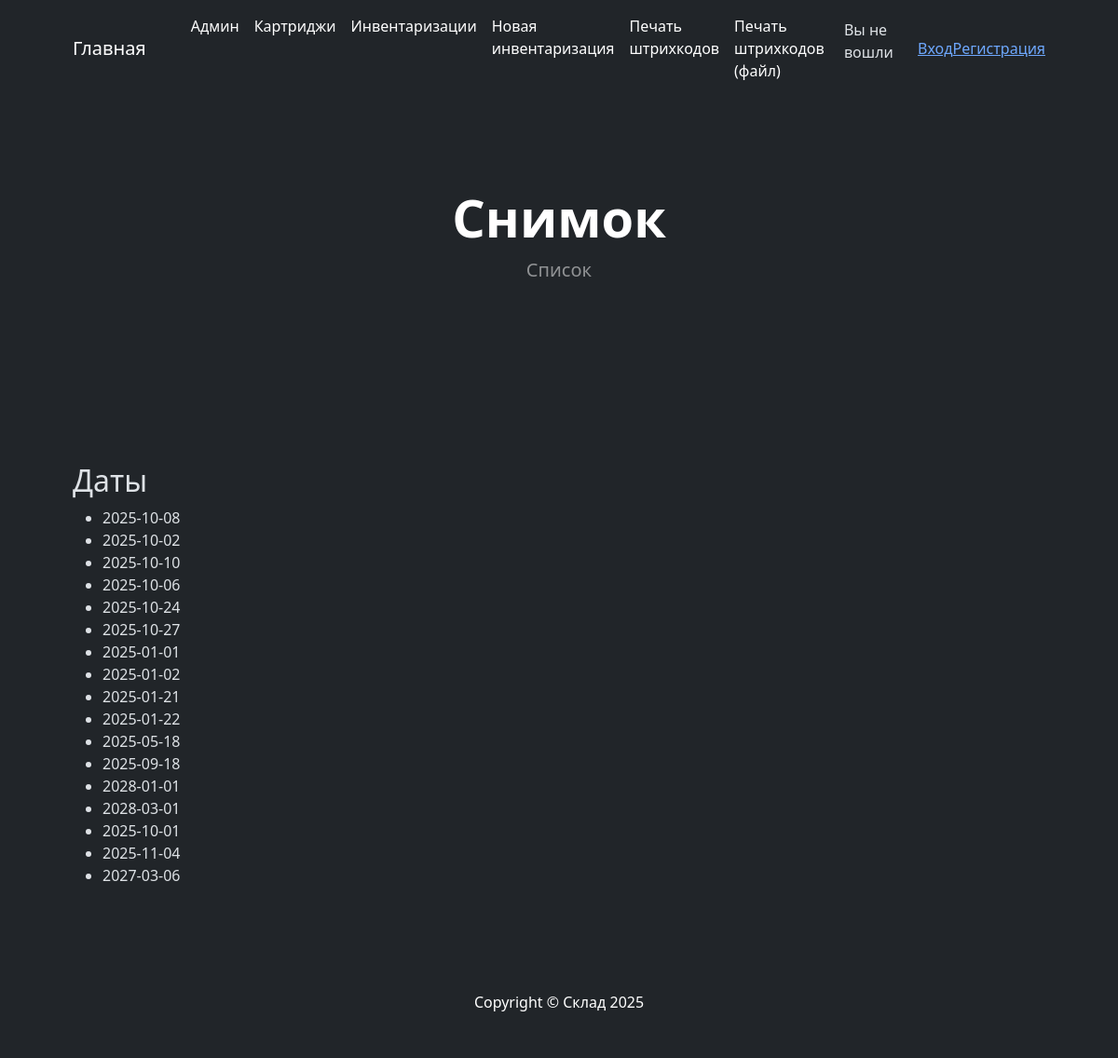
Page /storage/snapshots/ on the earlier database version.
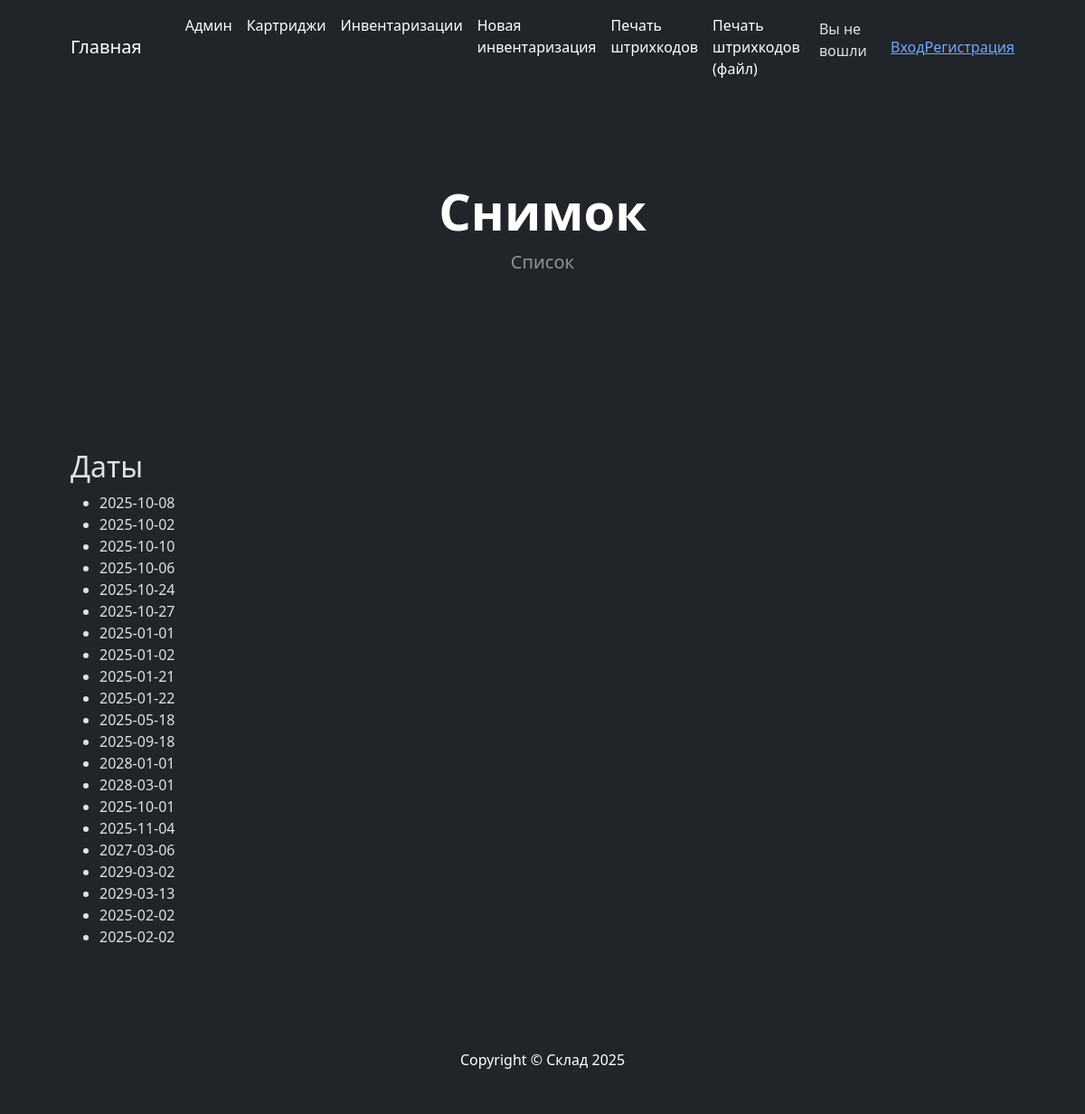
Same page on the later database version.
### storage/models.py (models this page shows, shortened)
class Snapshot(models.Model):
    dt = models.DateField(verbose_name='Дата инвентаризации', auto_created=True)
    def __str__(self):
        return self.dt.strftime('%Y-%m-%d')

### storage/views.py (the view)
# urls.py: path('snapshots/', SnapshotHomeView.as_view(), name='snapshots'),
class SnapshotHomeView(ListView):
    model = Snapshot
    queryset = Snapshot.objects.all()
    template_name = 'storage/snapshot_home.html'

### storage/templates/storage/snapshot_home.html (shortened to what this page needs)
{% extends 'base_app/main.html' %}
{% block header %}
    <div class="text-center text-white">
        <h1 class="display-4 fw-bolder">Снимок</h1>
        <p class="lead fw-normal text-white-50 mb-0">Список</p>
    </div>
{% endblock header %}
{% block body %}
    <h2>Даты</h2>
    <ul>
        {% for snapshot in object_list %}
            <li class="nav-item"><a class="nav-link active" aria-current="page" href="{% url 'storage:snapshot_detail' snapshot.pk %}">{{ snapshot }}</a></li>
        {% endfor %}
    </ul>
{% endblock body %}

### base_app/templates/base_app/main.html (shortened to what this page needs)
<!doctype html>
<html lang="ru" data-bs-theme="dark">
    <head>
        <link href="https://cdn.jsdelivr.net/npm/bootstrap-icons@1.13.1/font/bootstrap-icons.min.css" rel="stylesheet">
        <link href="https://cdn.jsdelivr.net/npm/bootstrap@5.3.8/dist/css/bootstrap.min.css" rel="stylesheet">
    </head>
    <body>
        {% block navbar %}
        <nav class="navbar navbar-expand-lg">
            <div class="container px-4 px-lg-5">
                <a class="navbar-brand" href="{% url 'base_app:index' %}">Главная</a>
                <div class="collapse navbar-collapse" id="navbarSupportedContent">
                    <ul class="navbar-nav me-auto mb-2 mb-lg-0 ms-lg-4">
                        <li class="nav-item"><a class="nav-link active" aria-current="page" href="{% url 'admin:index' %}">Админ</a></li>
                        <li class="nav-item"><a class="nav-link active" aria-current="page" href="{% url 'storage:cartridge_list' %}">Картриджи</a></li>
                        <li class="nav-item"><a class="nav-link active" aria-current="page" href="{% url 'storage:snapshots' %}">Инвентаризации</a></li>
                        <li class="nav-item"><a class="nav-link active" aria-current="page" href="{% url 'storage:snapshots_add' %}">Новая инвентаризация</a></li>
                        <li class="nav-item"><a class="nav-link active" aria-current="page" href="{% url 'storage:print_list' %}">Печать штрихкодов</a></li>
                        <li class="nav-item"><a class="nav-link active" aria-current="page" href="{% url 'storage:print_list_file' %}">Печать штрихкодов (файл)</a></li>
                    </ul>
                    {% if user.is_authenticated %}
                        <p>Hi {{ user.username }}!</p>
                        <form action="{% url 'users:logout' %}" method="post">
                            {% csrf_token %}
                            <button type="submit">Выход</button>
                        </form>
                    {% else %}
                        <p>Вы не вошли</p>
                        <a href="{% url 'users:login' %}">Вход</a>
                        <a href="{% url 'users:register' %}">Регистрация</a>
                    {% endif %}
                </div>
            </div>
        </nav>
        {% endblock navbar %}
        <header class="bg-dark py-5">
            <div class="container px-4 px-lg-5 my-5">
                <div class="text-center text-white">
                    {% block header %}{% endblock header %}
                </div>
            </div>
        </header>
        <section class="py-5">
            <div class="container px-4 px-lg-5 mt-5">
                {% block body %}{% endblock body %}
            </div>
        </section>
        <footer class="py-5 bg-dark">
            {% block footer %}
                <div class="container"><p class="m-0 text-center text-white">Copyright &copy; Склад 2025</p></div>
            {% endblock footer %}
        </footer>
    </body>
</html>

Differences in the rows shown:
added Snapshot: dt "2029-03-02"
added Snapshot: dt "2029-03-13"
added Snapshot: dt "2025-02-02"
added Snapshot: dt "2025-02-02"
